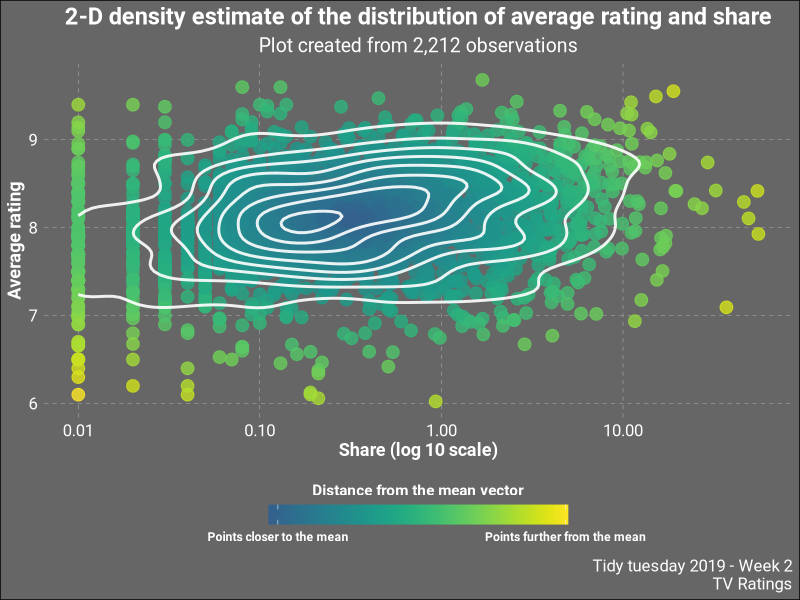

Source code (R):
rm(list = ls())
options(scipen = 999)
options(stringsAsFactors = FALSE)

library(tidyverse);library(viridis)


##
x <- read_csv("IMDb_Economist_tv_ratings.csv")

y <- x %>% filter(share >0 & av_rating > 6)

##
euc_dist <- function(x1, x2) sqrt(sum((x1 - x2) ^ 2))
com <- c(mean(y$av_rating),mean(log(y$share,base = 10)))

y <- y %>% mutate(dist_from_center = sapply(1:nrow(y), function(i)euc_dist(c(y$av_rating[i],log(y$share[i],10)),com)))


##
y%>%
    ggplot(aes(x = share, y= av_rating)) + 
    geom_point(aes(color = dist_from_center),
               size = 4,
               alpha = 0.8) + 
    scale_x_log10() +
    geom_density_2d(size = 1, color = "white",alpha = 0.9) + 
    theme_minimal() + 
    theme(
        plot.title = element_text(size = 17, face = "bold", hjust = 0.5),
        plot.subtitle = element_text(size = 14, hjust = 0.5),
        plot.caption = element_text(size = 12),
        axis.title.x = element_text(size = 13, face = "bold"),
        axis.title.y = element_text(size = 13, face = "bold"),
        axis.text.y = element_text(size = 12, color = "white"),
        axis.text.x = element_text(size = 12, color = "white"),
        text = element_text(color = "white", family = "Roboto"),
        legend.position = "bottom",
        plot.background = element_rect(fill=  "gray40"),
        panel.grid = element_line(size = 0.1,linetype = 2),
        panel.grid.minor = element_blank(),
        legend.text = element_text(face = "bold"),
        legend.title = element_text(face = "bold")
    ) + 
    scale_color_viridis(option = "D",
                        begin = 0.3,
                        breaks = c(0.1,2.5),
                        labels = c("Points closer to the mean", "Points further from the mean")) + 
    labs(x = "Share (log 10 scale)",
         y = "Average rating",
         color = "Distance from the mean vector",
         title = "2-D density estimate of the distribution of average rating and share",
         subtitle = "Plot created from 2,212 observations",
         caption = "Tidy tuesday 2019 - Week 2\nTV Ratings") + 
  guides(color = guide_colorbar(title.position = "top",title.hjust = 0.5,
                                barwidth = 15,barheight = 1))
  